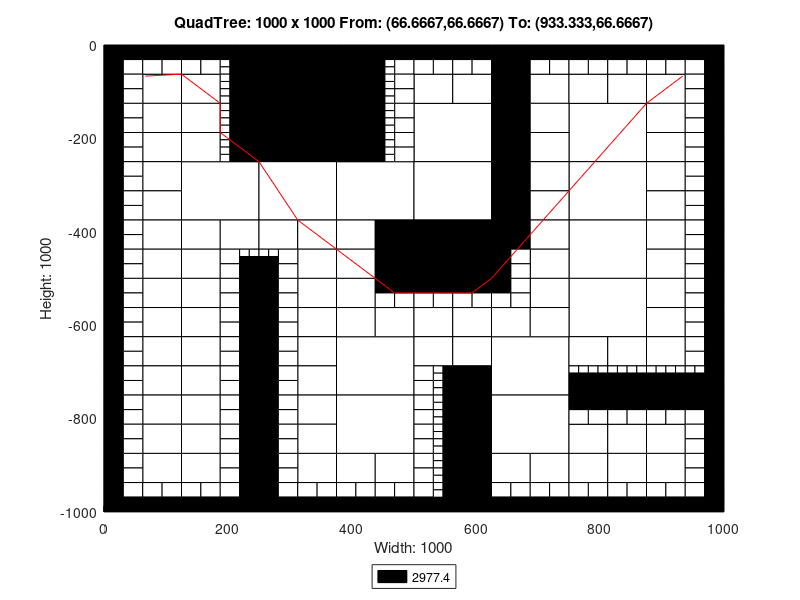

The MATLAB source for this figure:
axis([0 1000 -1000 0]);
title('QuadTree: 1000 x 1000 From: (66.6667,66.6667) To: (933.333,66.6667)');
xlabel('Width: 1000');
ylabel('Height: 1000');
rectangle('Position',[250 -125 125 125], 'FaceColor',[0 0 0]);
rectangle('Position',[250 -250 125 125], 'FaceColor',[0 0 0]);
rectangle('Position',[125 -375 125 125], 'FaceColor',[1 1 1]);
rectangle('Position',[250 -375 125 125], 'FaceColor',[1 1 1]);
rectangle('Position',[375 -375 125 125], 'FaceColor',[1 1 1]);
rectangle('Position',[500 -250 125 125], 'FaceColor',[1 1 1]);
rectangle('Position',[750 -250 125 125], 'FaceColor',[1 1 1]);
rectangle('Position',[500 -375 125 125], 'FaceColor',[1 1 1]);
rectangle('Position',[500 -500 125 125], 'FaceColor',[0 0 0]);
rectangle('Position',[750 -375 125 125], 'FaceColor',[1 1 1]);
rectangle('Position',[750 -500 125 125], 'FaceColor',[1 1 1]);
rectangle('Position',[375 -750 125 125], 'FaceColor',[1 1 1]);
rectangle('Position',[375 -875 125 125], 'FaceColor',[1 1 1]);
rectangle('Position',[625 -750 125 125], 'FaceColor',[1 1 1]);
rectangle('Position',[750 -625 125 125], 'FaceColor',[1 1 1]);
rectangle('Position',[625 -875 125 125], 'FaceColor',[1 1 1]);
rectangle('Position',[62.5 -125 62.5 62.5], 'FaceColor',[1 1 1]);
rectangle('Position',[125 -125 62.5 62.5], 'FaceColor',[1 1 1]);
rectangle('Position',[62.5 -187.5 62.5 62.5], 'FaceColor',[1 1 1]);
rectangle('Position',[62.5 -250 62.5 62.5], 'FaceColor',[1 1 1]);
rectangle('Position',[125 -187.5 62.5 62.5], 'FaceColor',[1 1 1]);
rectangle('Position',[125 -250 62.5 62.5], 'FaceColor',[1 1 1]);
rectangle('Position',[375 -62.5 62.5 62.5], 'FaceColor',[0 0 0]);
rectangle('Position',[375 -125 62.5 62.5], 'FaceColor',[0 0 0]);
rectangle('Position',[375 -187.5 62.5 62.5], 'FaceColor',[0 0 0]);
rectangle('Position',[375 -250 62.5 62.5], 'FaceColor',[0 0 0]);
rectangle('Position',[62.5 -312.5 62.5 62.5], 'FaceColor',[1 1 1]);
rectangle('Position',[62.5 -375 62.5 62.5], 'FaceColor',[1 1 1]);
rectangle('Position',[62.5 -437.5 62.5 62.5], 'FaceColor',[1 1 1]);
rectangle('Position',[62.5 -500 62.5 62.5], 'FaceColor',[1 1 1]);
rectangle('Position',[125 -437.5 62.5 62.5], 'FaceColor',[1 1 1]);
rectangle('Position',[187.5 -437.5 62.5 62.5], 'FaceColor',[1 1 1]);
rectangle('Position',[125 -500 62.5 62.5], 'FaceColor',[1 1 1]);
rectangle('Position',[250 -437.5 62.5 62.5], 'FaceColor',[1 1 1]);
rectangle('Position',[312.5 -437.5 62.5 62.5], 'FaceColor',[1 1 1]);
rectangle('Position',[312.5 -500 62.5 62.5], 'FaceColor',[1 1 1]);
rectangle('Position',[375 -437.5 62.5 62.5], 'FaceColor',[1 1 1]);
rectangle('Position',[437.5 -437.5 62.5 62.5], 'FaceColor',[0 0 0]);
rectangle('Position',[375 -500 62.5 62.5], 'FaceColor',[1 1 1]);
rectangle('Position',[437.5 -500 62.5 62.5], 'FaceColor',[0 0 0]);
rectangle('Position',[500 -125 62.5 62.5], 'FaceColor',[1 1 1]);
rectangle('Position',[562.5 -125 62.5 62.5], 'FaceColor',[1 1 1]);
rectangle('Position',[625 -62.5 62.5 62.5], 'FaceColor',[0 0 0]);
rectangle('Position',[625 -125 62.5 62.5], 'FaceColor',[0 0 0]);
rectangle('Position',[687.5 -125 62.5 62.5], 'FaceColor',[1 1 1]);
rectangle('Position',[625 -187.5 62.5 62.5], 'FaceColor',[0 0 0]);
rectangle('Position',[687.5 -187.5 62.5 62.5], 'FaceColor',[1 1 1]);
rectangle('Position',[625 -250 62.5 62.5], 'FaceColor',[0 0 0]);
rectangle('Position',[687.5 -250 62.5 62.5], 'FaceColor',[1 1 1]);
rectangle('Position',[750 -125 62.5 62.5], 'FaceColor',[1 1 1]);
rectangle('Position',[812.5 -125 62.5 62.5], 'FaceColor',[1 1 1]);
rectangle('Position',[875 -125 62.5 62.5], 'FaceColor',[1 1 1]);
rectangle('Position',[875 -187.5 62.5 62.5], 'FaceColor',[1 1 1]);
rectangle('Position',[875 -250 62.5 62.5], 'FaceColor',[1 1 1]);
rectangle('Position',[625 -312.5 62.5 62.5], 'FaceColor',[0 0 0]);
rectangle('Position',[687.5 -312.5 62.5 62.5], 'FaceColor',[1 1 1]);
rectangle('Position',[625 -375 62.5 62.5], 'FaceColor',[0 0 0]);
rectangle('Position',[687.5 -375 62.5 62.5], 'FaceColor',[1 1 1]);
rectangle('Position',[625 -437.5 62.5 62.5], 'FaceColor',[0 0 0]);
rectangle('Position',[687.5 -437.5 62.5 62.5], 'FaceColor',[1 1 1]);
rectangle('Position',[687.5 -500 62.5 62.5], 'FaceColor',[1 1 1]);
rectangle('Position',[875 -312.5 62.5 62.5], 'FaceColor',[1 1 1]);
rectangle('Position',[875 -375 62.5 62.5], 'FaceColor',[1 1 1]);
rectangle('Position',[875 -437.5 62.5 62.5], 'FaceColor',[1 1 1]);
rectangle('Position',[875 -500 62.5 62.5], 'FaceColor',[1 1 1]);
rectangle('Position',[62.5 -562.5 62.5 62.5], 'FaceColor',[1 1 1]);
rectangle('Position',[62.5 -625 62.5 62.5], 'FaceColor',[1 1 1]);
rectangle('Position',[125 -562.5 62.5 62.5], 'FaceColor',[1 1 1]);
rectangle('Position',[125 -625 62.5 62.5], 'FaceColor',[1 1 1]);
rectangle('Position',[62.5 -687.5 62.5 62.5], 'FaceColor',[1 1 1]);
rectangle('Position',[62.5 -750 62.5 62.5], 'FaceColor',[1 1 1]);
rectangle('Position',[125 -687.5 62.5 62.5], 'FaceColor',[1 1 1]);
rectangle('Position',[125 -750 62.5 62.5], 'FaceColor',[1 1 1]);
rectangle('Position',[312.5 -562.5 62.5 62.5], 'FaceColor',[1 1 1]);
rectangle('Position',[312.5 -625 62.5 62.5], 'FaceColor',[1 1 1]);
rectangle('Position',[375 -562.5 62.5 62.5], 'FaceColor',[1 1 1]);
rectangle('Position',[375 -625 62.5 62.5], 'FaceColor',[1 1 1]);
rectangle('Position',[437.5 -625 62.5 62.5], 'FaceColor',[1 1 1]);
rectangle('Position',[312.5 -687.5 62.5 62.5], 'FaceColor',[1 1 1]);
rectangle('Position',[312.5 -750 62.5 62.5], 'FaceColor',[1 1 1]);
rectangle('Position',[62.5 -812.5 62.5 62.5], 'FaceColor',[1 1 1]);
rectangle('Position',[62.5 -875 62.5 62.5], 'FaceColor',[1 1 1]);
rectangle('Position',[125 -812.5 62.5 62.5], 'FaceColor',[1 1 1]);
rectangle('Position',[125 -875 62.5 62.5], 'FaceColor',[1 1 1]);
rectangle('Position',[62.5 -937.5 62.5 62.5], 'FaceColor',[1 1 1]);
rectangle('Position',[125 -937.5 62.5 62.5], 'FaceColor',[1 1 1]);
rectangle('Position',[312.5 -812.5 62.5 62.5], 'FaceColor',[1 1 1]);
rectangle('Position',[312.5 -875 62.5 62.5], 'FaceColor',[1 1 1]);
rectangle('Position',[312.5 -937.5 62.5 62.5], 'FaceColor',[1 1 1]);
rectangle('Position',[375 -937.5 62.5 62.5], 'FaceColor',[1 1 1]);
rectangle('Position',[437.5 -937.5 62.5 62.5], 'FaceColor',[1 1 1]);
rectangle('Position',[500 -625 62.5 62.5], 'FaceColor',[1 1 1]);
rectangle('Position',[562.5 -625 62.5 62.5], 'FaceColor',[1 1 1]);
rectangle('Position',[687.5 -562.5 62.5 62.5], 'FaceColor',[1 1 1]);
rectangle('Position',[625 -625 62.5 62.5], 'FaceColor',[1 1 1]);
rectangle('Position',[687.5 -625 62.5 62.5], 'FaceColor',[1 1 1]);
rectangle('Position',[500 -687.5 62.5 62.5], 'FaceColor',[1 1 1]);
rectangle('Position',[562.5 -687.5 62.5 62.5], 'FaceColor',[1 1 1]);
rectangle('Position',[562.5 -750 62.5 62.5], 'FaceColor',[0 0 0]);
rectangle('Position',[875 -562.5 62.5 62.5], 'FaceColor',[1 1 1]);
rectangle('Position',[875 -625 62.5 62.5], 'FaceColor',[1 1 1]);
rectangle('Position',[750 -687.5 62.5 62.5], 'FaceColor',[1 1 1]);
rectangle('Position',[812.5 -687.5 62.5 62.5], 'FaceColor',[1 1 1]);
rectangle('Position',[875 -687.5 62.5 62.5], 'FaceColor',[1 1 1]);
rectangle('Position',[562.5 -812.5 62.5 62.5], 'FaceColor',[0 0 0]);
rectangle('Position',[562.5 -875 62.5 62.5], 'FaceColor',[0 0 0]);
rectangle('Position',[562.5 -937.5 62.5 62.5], 'FaceColor',[0 0 0]);
rectangle('Position',[562.5 -1000 62.5 62.5], 'FaceColor',[0 0 0]);
rectangle('Position',[625 -937.5 62.5 62.5], 'FaceColor',[1 1 1]);
rectangle('Position',[687.5 -937.5 62.5 62.5], 'FaceColor',[1 1 1]);
rectangle('Position',[750 -875 62.5 62.5], 'FaceColor',[1 1 1]);
rectangle('Position',[812.5 -875 62.5 62.5], 'FaceColor',[1 1 1]);
rectangle('Position',[875 -875 62.5 62.5], 'FaceColor',[1 1 1]);
rectangle('Position',[750 -937.5 62.5 62.5], 'FaceColor',[1 1 1]);
rectangle('Position',[812.5 -937.5 62.5 62.5], 'FaceColor',[1 1 1]);
rectangle('Position',[875 -937.5 62.5 62.5], 'FaceColor',[1 1 1]);
rectangle('Position',[0 -31.25 31.25 31.25], 'FaceColor',[0 0 0]);
rectangle('Position',[31.25 -31.25 31.25 31.25], 'FaceColor',[0 0 0]);
rectangle('Position',[0 -62.5 31.25 31.25], 'FaceColor',[0 0 0]);
rectangle('Position',[31.25 -62.5 31.25 31.25], 'FaceColor',[1 1 1]);
rectangle('Position',[62.5 -31.25 31.25 31.25], 'FaceColor',[0 0 0]);
rectangle('Position',[93.75 -31.25 31.25 31.25], 'FaceColor',[0 0 0]);
rectangle('Position',[62.5 -62.5 31.25 31.25], 'FaceColor',[1 1 1]);
rectangle('Position',[93.75 -62.5 31.25 31.25], 'FaceColor',[1 1 1]);
rectangle('Position',[0 -93.75 31.25 31.25], 'FaceColor',[0 0 0]);
rectangle('Position',[31.25 -93.75 31.25 31.25], 'FaceColor',[1 1 1]);
rectangle('Position',[0 -125 31.25 31.25], 'FaceColor',[0 0 0]);
rectangle('Position',[31.25 -125 31.25 31.25], 'FaceColor',[1 1 1]);
rectangle('Position',[125 -31.25 31.25 31.25], 'FaceColor',[0 0 0]);
rectangle('Position',[156.25 -31.25 31.25 31.25], 'FaceColor',[0 0 0]);
rectangle('Position',[125 -62.5 31.25 31.25], 'FaceColor',[1 1 1]);
rectangle('Position',[156.25 -62.5 31.25 31.25], 'FaceColor',[1 1 1]);
rectangle('Position',[187.5 -31.25 31.25 31.25], 'FaceColor',[0 0 0]);
rectangle('Position',[218.75 -31.25 31.25 31.25], 'FaceColor',[0 0 0]);
rectangle('Position',[218.75 -62.5 31.25 31.25], 'FaceColor',[0 0 0]);
rectangle('Position',[218.75 -93.75 31.25 31.25], 'FaceColor',[0 0 0]);
rectangle('Position',[218.75 -125 31.25 31.25], 'FaceColor',[0 0 0]);
rectangle('Position',[0 -156.25 31.25 31.25], 'FaceColor',[0 0 0]);
rectangle('Position',[31.25 -156.25 31.25 31.25], 'FaceColor',[1 1 1]);
rectangle('Position',[0 -187.5 31.25 31.25], 'FaceColor',[0 0 0]);
rectangle('Position',[31.25 -187.5 31.25 31.25], 'FaceColor',[1 1 1]);
rectangle('Position',[0 -218.75 31.25 31.25], 'FaceColor',[0 0 0]);
rectangle('Position',[31.25 -218.75 31.25 31.25], 'FaceColor',[1 1 1]);
rectangle('Position',[0 -250 31.25 31.25], 'FaceColor',[0 0 0]);
rectangle('Position',[31.25 -250 31.25 31.25], 'FaceColor',[1 1 1]);
rectangle('Position',[218.75 -156.25 31.25 31.25], 'FaceColor',[0 0 0]);
rectangle('Position',[218.75 -187.5 31.25 31.25], 'FaceColor',[0 0 0]);
rectangle('Position',[218.75 -218.75 31.25 31.25], 'FaceColor',[0 0 0]);
rectangle('Position',[218.75 -250 31.25 31.25], 'FaceColor',[0 0 0]);
rectangle('Position',[437.5 -31.25 31.25 31.25], 'FaceColor',[0 0 0]);
rectangle('Position',[468.75 -31.25 31.25 31.25], 'FaceColor',[0 0 0]);
rectangle('Position',[468.75 -62.5 31.25 31.25], 'FaceColor',[1 1 1]);
rectangle('Position',[468.75 -93.75 31.25 31.25], 'FaceColor',[1 1 1]);
rectangle('Position',[468.75 -125 31.25 31.25], 'FaceColor',[1 1 1]);
rectangle('Position',[468.75 -156.25 31.25 31.25], 'FaceColor',[1 1 1]);
rectangle('Position',[468.75 -187.5 31.25 31.25], 'FaceColor',[1 1 1]);
rectangle('Position',[468.75 -218.75 31.25 31.25], 'FaceColor',[1 1 1]);
rectangle('Position',[468.75 -250 31.25 31.25], 'FaceColor',[1 1 1]);
rectangle('Position',[0 -281.25 31.25 31.25], 'FaceColor',[0 0 0]);
rectangle('Position',[31.25 -281.25 31.25 31.25], 'FaceColor',[1 1 1]);
rectangle('Position',[0 -312.5 31.25 31.25], 'FaceColor',[0 0 0]);
rectangle('Position',[31.25 -312.5 31.25 31.25], 'FaceColor',[1 1 1]);
rectangle('Position',[0 -343.75 31.25 31.25], 'FaceColor',[0 0 0]);
rectangle('Position',[31.25 -343.75 31.25 31.25], 'FaceColor',[1 1 1]);
rectangle('Position',[0 -375 31.25 31.25], 'FaceColor',[0 0 0]);
rectangle('Position',[31.25 -375 31.25 31.25], 'FaceColor',[1 1 1]);
rectangle('Position',[0 -406.25 31.25 31.25], 'FaceColor',[0 0 0]);
rectangle('Position',[31.25 -406.25 31.25 31.25], 'FaceColor',[1 1 1]);
rectangle('Position',[0 -437.5 31.25 31.25], 'FaceColor',[0 0 0]);
rectangle('Position',[31.25 -437.5 31.25 31.25], 'FaceColor',[1 1 1]);
rectangle('Position',[0 -468.75 31.25 31.25], 'FaceColor',[0 0 0]);
rectangle('Position',[31.25 -468.75 31.25 31.25], 'FaceColor',[1 1 1]);
rectangle('Position',[0 -500 31.25 31.25], 'FaceColor',[0 0 0]);
rectangle('Position',[31.25 -500 31.25 31.25], 'FaceColor',[1 1 1]);
rectangle('Position',[187.5 -468.75 31.25 31.25], 'FaceColor',[1 1 1]);
rectangle('Position',[187.5 -500 31.25 31.25], 'FaceColor',[1 1 1]);
rectangle('Position',[218.75 -500 31.25 31.25], 'FaceColor',[0 0 0]);
rectangle('Position',[281.25 -468.75 31.25 31.25], 'FaceColor',[1 1 1]);
rectangle('Position',[250 -500 31.25 31.25], 'FaceColor',[0 0 0]);
rectangle('Position',[281.25 -500 31.25 31.25], 'FaceColor',[1 1 1]);
rectangle('Position',[500 -31.25 31.25 31.25], 'FaceColor',[0 0 0]);
rectangle('Position',[531.25 -31.25 31.25 31.25], 'FaceColor',[0 0 0]);
rectangle('Position',[500 -62.5 31.25 31.25], 'FaceColor',[1 1 1]);
rectangle('Position',[531.25 -62.5 31.25 31.25], 'FaceColor',[1 1 1]);
rectangle('Position',[562.5 -31.25 31.25 31.25], 'FaceColor',[0 0 0]);
rectangle('Position',[593.75 -31.25 31.25 31.25], 'FaceColor',[0 0 0]);
rectangle('Position',[562.5 -62.5 31.25 31.25], 'FaceColor',[1 1 1]);
rectangle('Position',[593.75 -62.5 31.25 31.25], 'FaceColor',[1 1 1]);
rectangle('Position',[687.5 -31.25 31.25 31.25], 'FaceColor',[0 0 0]);
rectangle('Position',[718.75 -31.25 31.25 31.25], 'FaceColor',[0 0 0]);
rectangle('Position',[687.5 -62.5 31.25 31.25], 'FaceColor',[1 1 1]);
rectangle('Position',[718.75 -62.5 31.25 31.25], 'FaceColor',[1 1 1]);
rectangle('Position',[750 -31.25 31.25 31.25], 'FaceColor',[0 0 0]);
rectangle('Position',[781.25 -31.25 31.25 31.25], 'FaceColor',[0 0 0]);
rectangle('Position',[750 -62.5 31.25 31.25], 'FaceColor',[1 1 1]);
rectangle('Position',[781.25 -62.5 31.25 31.25], 'FaceColor',[1 1 1]);
rectangle('Position',[812.5 -31.25 31.25 31.25], 'FaceColor',[0 0 0]);
rectangle('Position',[843.75 -31.25 31.25 31.25], 'FaceColor',[0 0 0]);
rectangle('Position',[812.5 -62.5 31.25 31.25], 'FaceColor',[1 1 1]);
rectangle('Position',[843.75 -62.5 31.25 31.25], 'FaceColor',[1 1 1]);
rectangle('Position',[875 -31.25 31.25 31.25], 'FaceColor',[0 0 0]);
rectangle('Position',[906.25 -31.25 31.25 31.25], 'FaceColor',[0 0 0]);
rectangle('Position',[875 -62.5 31.25 31.25], 'FaceColor',[1 1 1]);
rectangle('Position',[906.25 -62.5 31.25 31.25], 'FaceColor',[1 1 1]);
rectangle('Position',[937.5 -31.25 31.25 31.25], 'FaceColor',[0 0 0]);
rectangle('Position',[968.75 -31.25 31.25 31.25], 'FaceColor',[0 0 0]);
rectangle('Position',[937.5 -62.5 31.25 31.25], 'FaceColor',[1 1 1]);
rectangle('Position',[968.75 -62.5 31.25 31.25], 'FaceColor',[0 0 0]);
rectangle('Position',[937.5 -93.75 31.25 31.25], 'FaceColor',[1 1 1]);
rectangle('Position',[968.75 -93.75 31.25 31.25], 'FaceColor',[0 0 0]);
rectangle('Position',[937.5 -125 31.25 31.25], 'FaceColor',[1 1 1]);
rectangle('Position',[968.75 -125 31.25 31.25], 'FaceColor',[0 0 0]);
rectangle('Position',[937.5 -156.25 31.25 31.25], 'FaceColor',[1 1 1]);
rectangle('Position',[968.75 -156.25 31.25 31.25], 'FaceColor',[0 0 0]);
rectangle('Position',[937.5 -187.5 31.25 31.25], 'FaceColor',[1 1 1]);
rectangle('Position',[968.75 -187.5 31.25 31.25], 'FaceColor',[0 0 0]);
rectangle('Position',[937.5 -218.75 31.25 31.25], 'FaceColor',[1 1 1]);
rectangle('Position',[968.75 -218.75 31.25 31.25], 'FaceColor',[0 0 0]);
rectangle('Position',[937.5 -250 31.25 31.25], 'FaceColor',[1 1 1]);
rectangle('Position',[968.75 -250 31.25 31.25], 'FaceColor',[0 0 0]);
rectangle('Position',[625 -468.75 31.25 31.25], 'FaceColor',[0 0 0]);
rectangle('Position',[656.25 -468.75 31.25 31.25], 'FaceColor',[1 1 1]);
rectangle('Position',[625 -500 31.25 31.25], 'FaceColor',[0 0 0]);
rectangle('Position',[656.25 -500 31.25 31.25], 'FaceColor',[1 1 1]);
rectangle('Position',[937.5 -281.25 31.25 31.25], 'FaceColor',[1 1 1]);
rectangle('Position',[968.75 -281.25 31.25 31.25], 'FaceColor',[0 0 0]);
rectangle('Position',[937.5 -312.5 31.25 31.25], 'FaceColor',[1 1 1]);
rectangle('Position',[968.75 -312.5 31.25 31.25], 'FaceColor',[0 0 0]);
rectangle('Position',[937.5 -343.75 31.25 31.25], 'FaceColor',[1 1 1]);
rectangle('Position',[968.75 -343.75 31.25 31.25], 'FaceColor',[0 0 0]);
rectangle('Position',[937.5 -375 31.25 31.25], 'FaceColor',[1 1 1]);
rectangle('Position',[968.75 -375 31.25 31.25], 'FaceColor',[0 0 0]);
rectangle('Position',[937.5 -406.25 31.25 31.25], 'FaceColor',[1 1 1]);
rectangle('Position',[968.75 -406.25 31.25 31.25], 'FaceColor',[0 0 0]);
rectangle('Position',[937.5 -437.5 31.25 31.25], 'FaceColor',[1 1 1]);
rectangle('Position',[968.75 -437.5 31.25 31.25], 'FaceColor',[0 0 0]);
rectangle('Position',[937.5 -468.75 31.25 31.25], 'FaceColor',[1 1 1]);
rectangle('Position',[968.75 -468.75 31.25 31.25], 'FaceColor',[0 0 0]);
rectangle('Position',[937.5 -500 31.25 31.25], 'FaceColor',[1 1 1]);
rectangle('Position',[968.75 -500 31.25 31.25], 'FaceColor',[0 0 0]);
rectangle('Position',[0 -531.25 31.25 31.25], 'FaceColor',[0 0 0]);
rectangle('Position',[31.25 -531.25 31.25 31.25], 'FaceColor',[1 1 1]);
rectangle('Position',[0 -562.5 31.25 31.25], 'FaceColor',[0 0 0]);
rectangle('Position',[31.25 -562.5 31.25 31.25], 'FaceColor',[1 1 1]);
rectangle('Position',[0 -593.75 31.25 31.25], 'FaceColor',[0 0 0]);
rectangle('Position',[31.25 -593.75 31.25 31.25], 'FaceColor',[1 1 1]);
rectangle('Position',[0 -625 31.25 31.25], 'FaceColor',[0 0 0]);
rectangle('Position',[31.25 -625 31.25 31.25], 'FaceColor',[1 1 1]);
rectangle('Position',[187.5 -531.25 31.25 31.25], 'FaceColor',[1 1 1]);
rectangle('Position',[218.75 -531.25 31.25 31.25], 'FaceColor',[0 0 0]);
rectangle('Position',[187.5 -562.5 31.25 31.25], 'FaceColor',[1 1 1]);
rectangle('Position',[218.75 -562.5 31.25 31.25], 'FaceColor',[0 0 0]);
rectangle('Position',[187.5 -593.75 31.25 31.25], 'FaceColor',[1 1 1]);
rectangle('Position',[218.75 -593.75 31.25 31.25], 'FaceColor',[0 0 0]);
rectangle('Position',[187.5 -625 31.25 31.25], 'FaceColor',[1 1 1]);
rectangle('Position',[218.75 -625 31.25 31.25], 'FaceColor',[0 0 0]);
rectangle('Position',[0 -656.25 31.25 31.25], 'FaceColor',[0 0 0]);
rectangle('Position',[31.25 -656.25 31.25 31.25], 'FaceColor',[1 1 1]);
rectangle('Position',[0 -687.5 31.25 31.25], 'FaceColor',[0 0 0]);
rectangle('Position',[31.25 -687.5 31.25 31.25], 'FaceColor',[1 1 1]);
rectangle('Position',[0 -718.75 31.25 31.25], 'FaceColor',[0 0 0]);
rectangle('Position',[31.25 -718.75 31.25 31.25], 'FaceColor',[1 1 1]);
rectangle('Position',[0 -750 31.25 31.25], 'FaceColor',[0 0 0]);
rectangle('Position',[31.25 -750 31.25 31.25], 'FaceColor',[1 1 1]);
rectangle('Position',[187.5 -656.25 31.25 31.25], 'FaceColor',[1 1 1]);
rectangle('Position',[218.75 -656.25 31.25 31.25], 'FaceColor',[0 0 0]);
rectangle('Position',[187.5 -687.5 31.25 31.25], 'FaceColor',[1 1 1]);
rectangle('Position',[218.75 -687.5 31.25 31.25], 'FaceColor',[0 0 0]);
rectangle('Position',[187.5 -718.75 31.25 31.25], 'FaceColor',[1 1 1]);
rectangle('Position',[218.75 -718.75 31.25 31.25], 'FaceColor',[0 0 0]);
rectangle('Position',[187.5 -750 31.25 31.25], 'FaceColor',[1 1 1]);
rectangle('Position',[218.75 -750 31.25 31.25], 'FaceColor',[0 0 0]);
rectangle('Position',[250 -531.25 31.25 31.25], 'FaceColor',[0 0 0]);
rectangle('Position',[281.25 -531.25 31.25 31.25], 'FaceColor',[1 1 1]);
rectangle('Position',[250 -562.5 31.25 31.25], 'FaceColor',[0 0 0]);
rectangle('Position',[281.25 -562.5 31.25 31.25], 'FaceColor',[1 1 1]);
rectangle('Position',[250 -593.75 31.25 31.25], 'FaceColor',[0 0 0]);
rectangle('Position',[281.25 -593.75 31.25 31.25], 'FaceColor',[1 1 1]);
rectangle('Position',[250 -625 31.25 31.25], 'FaceColor',[0 0 0]);
rectangle('Position',[281.25 -625 31.25 31.25], 'FaceColor',[1 1 1]);
rectangle('Position',[437.5 -531.25 31.25 31.25], 'FaceColor',[0 0 0]);
rectangle('Position',[468.75 -531.25 31.25 31.25], 'FaceColor',[0 0 0]);
rectangle('Position',[437.5 -562.5 31.25 31.25], 'FaceColor',[1 1 1]);
rectangle('Position',[468.75 -562.5 31.25 31.25], 'FaceColor',[1 1 1]);
rectangle('Position',[250 -656.25 31.25 31.25], 'FaceColor',[0 0 0]);
rectangle('Position',[281.25 -656.25 31.25 31.25], 'FaceColor',[1 1 1]);
rectangle('Position',[250 -687.5 31.25 31.25], 'FaceColor',[0 0 0]);
rectangle('Position',[281.25 -687.5 31.25 31.25], 'FaceColor',[1 1 1]);
rectangle('Position',[250 -718.75 31.25 31.25], 'FaceColor',[0 0 0]);
rectangle('Position',[281.25 -718.75 31.25 31.25], 'FaceColor',[1 1 1]);
rectangle('Position',[250 -750 31.25 31.25], 'FaceColor',[0 0 0]);
rectangle('Position',[281.25 -750 31.25 31.25], 'FaceColor',[1 1 1]);
rectangle('Position',[0 -781.25 31.25 31.25], 'FaceColor',[0 0 0]);
rectangle('Position',[31.25 -781.25 31.25 31.25], 'FaceColor',[1 1 1]);
rectangle('Position',[0 -812.5 31.25 31.25], 'FaceColor',[0 0 0]);
rectangle('Position',[31.25 -812.5 31.25 31.25], 'FaceColor',[1 1 1]);
rectangle('Position',[0 -843.75 31.25 31.25], 'FaceColor',[0 0 0]);
rectangle('Position',[31.25 -843.75 31.25 31.25], 'FaceColor',[1 1 1]);
rectangle('Position',[0 -875 31.25 31.25], 'FaceColor',[0 0 0]);
rectangle('Position',[31.25 -875 31.25 31.25], 'FaceColor',[1 1 1]);
rectangle('Position',[187.5 -781.25 31.25 31.25], 'FaceColor',[1 1 1]);
rectangle('Position',[218.75 -781.25 31.25 31.25], 'FaceColor',[0 0 0]);
rectangle('Position',[187.5 -812.5 31.25 31.25], 'FaceColor',[1 1 1]);
rectangle('Position',[218.75 -812.5 31.25 31.25], 'FaceColor',[0 0 0]);
rectangle('Position',[187.5 -843.75 31.25 31.25], 'FaceColor',[1 1 1]);
rectangle('Position',[218.75 -843.75 31.25 31.25], 'FaceColor',[0 0 0]);
rectangle('Position',[187.5 -875 31.25 31.25], 'FaceColor',[1 1 1]);
rectangle('Position',[218.75 -875 31.25 31.25], 'FaceColor',[0 0 0]);
rectangle('Position',[0 -906.25 31.25 31.25], 'FaceColor',[0 0 0]);
rectangle('Position',[31.25 -906.25 31.25 31.25], 'FaceColor',[1 1 1]);
rectangle('Position',[0 -937.5 31.25 31.25], 'FaceColor',[0 0 0]);
rectangle('Position',[31.25 -937.5 31.25 31.25], 'FaceColor',[1 1 1]);
rectangle('Position',[0 -968.75 31.25 31.25], 'FaceColor',[0 0 0]);
rectangle('Position',[31.25 -968.75 31.25 31.25], 'FaceColor',[1 1 1]);
rectangle('Position',[0 -1000 31.25 31.25], 'FaceColor',[0 0 0]);
rectangle('Position',[31.25 -1000 31.25 31.25], 'FaceColor',[0 0 0]);
rectangle('Position',[62.5 -968.75 31.25 31.25], 'FaceColor',[1 1 1]);
rectangle('Position',[93.75 -968.75 31.25 31.25], 'FaceColor',[1 1 1]);
rectangle('Position',[62.5 -1000 31.25 31.25], 'FaceColor',[0 0 0]);
rectangle('Position',[93.75 -1000 31.25 31.25], 'FaceColor',[0 0 0]);
rectangle('Position',[187.5 -906.25 31.25 31.25], 'FaceColor',[1 1 1]);
rectangle('Position',[218.75 -906.25 31.25 31.25], 'FaceColor',[0 0 0]);
rectangle('Position',[187.5 -937.5 31.25 31.25], 'FaceColor',[1 1 1]);
rectangle('Position',[218.75 -937.5 31.25 31.25], 'FaceColor',[0 0 0]);
rectangle('Position',[125 -968.75 31.25 31.25], 'FaceColor',[1 1 1]);
rectangle('Position',[156.25 -968.75 31.25 31.25], 'FaceColor',[1 1 1]);
rectangle('Position',[125 -1000 31.25 31.25], 'FaceColor',[0 0 0]);
rectangle('Position',[156.25 -1000 31.25 31.25], 'FaceColor',[0 0 0]);
rectangle('Position',[187.5 -968.75 31.25 31.25], 'FaceColor',[1 1 1]);
rectangle('Position',[218.75 -968.75 31.25 31.25], 'FaceColor',[0 0 0]);
rectangle('Position',[187.5 -1000 31.25 31.25], 'FaceColor',[0 0 0]);
rectangle('Position',[218.75 -1000 31.25 31.25], 'FaceColor',[0 0 0]);
rectangle('Position',[250 -781.25 31.25 31.25], 'FaceColor',[0 0 0]);
rectangle('Position',[281.25 -781.25 31.25 31.25], 'FaceColor',[1 1 1]);
rectangle('Position',[250 -812.5 31.25 31.25], 'FaceColor',[0 0 0]);
rectangle('Position',[281.25 -812.5 31.25 31.25], 'FaceColor',[1 1 1]);
rectangle('Position',[250 -843.75 31.25 31.25], 'FaceColor',[0 0 0]);
rectangle('Position',[281.25 -843.75 31.25 31.25], 'FaceColor',[1 1 1]);
rectangle('Position',[250 -875 31.25 31.25], 'FaceColor',[0 0 0]);
rectangle('Position',[281.25 -875 31.25 31.25], 'FaceColor',[1 1 1]);
rectangle('Position',[250 -906.25 31.25 31.25], 'FaceColor',[0 0 0]);
rectangle('Position',[281.25 -906.25 31.25 31.25], 'FaceColor',[1 1 1]);
rectangle('Position',[250 -937.5 31.25 31.25], 'FaceColor',[0 0 0]);
rectangle('Position',[281.25 -937.5 31.25 31.25], 'FaceColor',[1 1 1]);
rectangle('Position',[250 -968.75 31.25 31.25], 'FaceColor',[0 0 0]);
rectangle('Position',[281.25 -968.75 31.25 31.25], 'FaceColor',[1 1 1]);
rectangle('Position',[250 -1000 31.25 31.25], 'FaceColor',[0 0 0]);
rectangle('Position',[281.25 -1000 31.25 31.25], 'FaceColor',[0 0 0]);
rectangle('Position',[312.5 -968.75 31.25 31.25], 'FaceColor',[1 1 1]);
rectangle('Position',[343.75 -968.75 31.25 31.25], 'FaceColor',[1 1 1]);
rectangle('Position',[312.5 -1000 31.25 31.25], 'FaceColor',[0 0 0]);
rectangle('Position',[343.75 -1000 31.25 31.25], 'FaceColor',[0 0 0]);
rectangle('Position',[375 -968.75 31.25 31.25], 'FaceColor',[1 1 1]);
rectangle('Position',[406.25 -968.75 31.25 31.25], 'FaceColor',[1 1 1]);
rectangle('Position',[375 -1000 31.25 31.25], 'FaceColor',[0 0 0]);
rectangle('Position',[406.25 -1000 31.25 31.25], 'FaceColor',[0 0 0]);
rectangle('Position',[437.5 -968.75 31.25 31.25], 'FaceColor',[1 1 1]);
rectangle('Position',[468.75 -968.75 31.25 31.25], 'FaceColor',[1 1 1]);
rectangle('Position',[437.5 -1000 31.25 31.25], 'FaceColor',[0 0 0]);
rectangle('Position',[468.75 -1000 31.25 31.25], 'FaceColor',[0 0 0]);
rectangle('Position',[500 -531.25 31.25 31.25], 'FaceColor',[0 0 0]);
rectangle('Position',[531.25 -531.25 31.25 31.25], 'FaceColor',[0 0 0]);
rectangle('Position',[500 -562.5 31.25 31.25], 'FaceColor',[1 1 1]);
rectangle('Position',[531.25 -562.5 31.25 31.25], 'FaceColor',[1 1 1]);
rectangle('Position',[562.5 -531.25 31.25 31.25], 'FaceColor',[0 0 0]);
rectangle('Position',[593.75 -531.25 31.25 31.25], 'FaceColor',[0 0 0]);
rectangle('Position',[562.5 -562.5 31.25 31.25], 'FaceColor',[1 1 1]);
rectangle('Position',[593.75 -562.5 31.25 31.25], 'FaceColor',[1 1 1]);
rectangle('Position',[625 -531.25 31.25 31.25], 'FaceColor',[0 0 0]);
rectangle('Position',[656.25 -531.25 31.25 31.25], 'FaceColor',[1 1 1]);
rectangle('Position',[625 -562.5 31.25 31.25], 'FaceColor',[1 1 1]);
rectangle('Position',[656.25 -562.5 31.25 31.25], 'FaceColor',[1 1 1]);
rectangle('Position',[500 -718.75 31.25 31.25], 'FaceColor',[1 1 1]);
rectangle('Position',[500 -750 31.25 31.25], 'FaceColor',[1 1 1]);
rectangle('Position',[937.5 -531.25 31.25 31.25], 'FaceColor',[1 1 1]);
rectangle('Position',[968.75 -531.25 31.25 31.25], 'FaceColor',[0 0 0]);
rectangle('Position',[937.5 -562.5 31.25 31.25], 'FaceColor',[1 1 1]);
rectangle('Position',[968.75 -562.5 31.25 31.25], 'FaceColor',[0 0 0]);
rectangle('Position',[937.5 -593.75 31.25 31.25], 'FaceColor',[1 1 1]);
rectangle('Position',[968.75 -593.75 31.25 31.25], 'FaceColor',[0 0 0]);
rectangle('Position',[937.5 -625 31.25 31.25], 'FaceColor',[1 1 1]);
rectangle('Position',[968.75 -625 31.25 31.25], 'FaceColor',[0 0 0]);
rectangle('Position',[750 -750 31.25 31.25], 'FaceColor',[0 0 0]);
rectangle('Position',[781.25 -750 31.25 31.25], 'FaceColor',[0 0 0]);
rectangle('Position',[812.5 -750 31.25 31.25], 'FaceColor',[0 0 0]);
rectangle('Position',[843.75 -750 31.25 31.25], 'FaceColor',[0 0 0]);
rectangle('Position',[937.5 -656.25 31.25 31.25], 'FaceColor',[1 1 1]);
rectangle('Position',[968.75 -656.25 31.25 31.25], 'FaceColor',[0 0 0]);
rectangle('Position',[937.5 -687.5 31.25 31.25], 'FaceColor',[1 1 1]);
rectangle('Position',[968.75 -687.5 31.25 31.25], 'FaceColor',[0 0 0]);
rectangle('Position',[875 -750 31.25 31.25], 'FaceColor',[0 0 0]);
rectangle('Position',[906.25 -750 31.25 31.25], 'FaceColor',[0 0 0]);
rectangle('Position',[968.75 -718.75 31.25 31.25], 'FaceColor',[0 0 0]);
rectangle('Position',[937.5 -750 31.25 31.25], 'FaceColor',[0 0 0]);
rectangle('Position',[968.75 -750 31.25 31.25], 'FaceColor',[0 0 0]);
rectangle('Position',[500 -781.25 31.25 31.25], 'FaceColor',[1 1 1]);
rectangle('Position',[500 -812.5 31.25 31.25], 'FaceColor',[1 1 1]);
rectangle('Position',[500 -843.75 31.25 31.25], 'FaceColor',[1 1 1]);
rectangle('Position',[500 -875 31.25 31.25], 'FaceColor',[1 1 1]);
rectangle('Position',[500 -906.25 31.25 31.25], 'FaceColor',[1 1 1]);
rectangle('Position',[500 -937.5 31.25 31.25], 'FaceColor',[1 1 1]);
rectangle('Position',[500 -968.75 31.25 31.25], 'FaceColor',[1 1 1]);
rectangle('Position',[500 -1000 31.25 31.25], 'FaceColor',[0 0 0]);
rectangle('Position',[531.25 -1000 31.25 31.25], 'FaceColor',[0 0 0]);
rectangle('Position',[625 -968.75 31.25 31.25], 'FaceColor',[1 1 1]);
rectangle('Position',[656.25 -968.75 31.25 31.25], 'FaceColor',[1 1 1]);
rectangle('Position',[625 -1000 31.25 31.25], 'FaceColor',[0 0 0]);
rectangle('Position',[656.25 -1000 31.25 31.25], 'FaceColor',[0 0 0]);
rectangle('Position',[687.5 -968.75 31.25 31.25], 'FaceColor',[1 1 1]);
rectangle('Position',[718.75 -968.75 31.25 31.25], 'FaceColor',[1 1 1]);
rectangle('Position',[687.5 -1000 31.25 31.25], 'FaceColor',[0 0 0]);
rectangle('Position',[718.75 -1000 31.25 31.25], 'FaceColor',[0 0 0]);
rectangle('Position',[750 -781.25 31.25 31.25], 'FaceColor',[0 0 0]);
rectangle('Position',[781.25 -781.25 31.25 31.25], 'FaceColor',[0 0 0]);
rectangle('Position',[750 -812.5 31.25 31.25], 'FaceColor',[1 1 1]);
rectangle('Position',[781.25 -812.5 31.25 31.25], 'FaceColor',[1 1 1]);
rectangle('Position',[812.5 -781.25 31.25 31.25], 'FaceColor',[0 0 0]);
rectangle('Position',[843.75 -781.25 31.25 31.25], 'FaceColor',[0 0 0]);
rectangle('Position',[812.5 -812.5 31.25 31.25], 'FaceColor',[1 1 1]);
rectangle('Position',[843.75 -812.5 31.25 31.25], 'FaceColor',[1 1 1]);
rectangle('Position',[875 -781.25 31.25 31.25], 'FaceColor',[0 0 0]);
rectangle('Position',[906.25 -781.25 31.25 31.25], 'FaceColor',[0 0 0]);
rectangle('Position',[875 -812.5 31.25 31.25], 'FaceColor',[1 1 1]);
rectangle('Position',[906.25 -812.5 31.25 31.25], 'FaceColor',[1 1 1]);
rectangle('Position',[937.5 -781.25 31.25 31.25], 'FaceColor',[0 0 0]);
rectangle('Position',[968.75 -781.25 31.25 31.25], 'FaceColor',[0 0 0]);
rectangle('Position',[937.5 -812.5 31.25 31.25], 'FaceColor',[1 1 1]);
rectangle('Position',[968.75 -812.5 31.25 31.25], 'FaceColor',[0 0 0]);
rectangle('Position',[937.5 -843.75 31.25 31.25], 'FaceColor',[1 1 1]);
rectangle('Position',[968.75 -843.75 31.25 31.25], 'FaceColor',[0 0 0]);
rectangle('Position',[937.5 -875 31.25 31.25], 'FaceColor',[1 1 1]);
rectangle('Position',[968.75 -875 31.25 31.25], 'FaceColor',[0 0 0]);
rectangle('Position',[750 -968.75 31.25 31.25], 'FaceColor',[1 1 1]);
rectangle('Position',[781.25 -968.75 31.25 31.25], 'FaceColor',[1 1 1]);
rectangle('Position',[750 -1000 31.25 31.25], 'FaceColor',[0 0 0]);
rectangle('Position',[781.25 -1000 31.25 31.25], 'FaceColor',[0 0 0]);
rectangle('Position',[812.5 -968.75 31.25 31.25], 'FaceColor',[1 1 1]);
rectangle('Position',[843.75 -968.75 31.25 31.25], 'FaceColor',[1 1 1]);
rectangle('Position',[812.5 -1000 31.25 31.25], 'FaceColor',[0 0 0]);
rectangle('Position',[843.75 -1000 31.25 31.25], 'FaceColor',[0 0 0]);
rectangle('Position',[937.5 -906.25 31.25 31.25], 'FaceColor',[1 1 1]);
rectangle('Position',[968.75 -906.25 31.25 31.25], 'FaceColor',[0 0 0]);
rectangle('Position',[937.5 -937.5 31.25 31.25], 'FaceColor',[1 1 1]);
rectangle('Position',[968.75 -937.5 31.25 31.25], 'FaceColor',[0 0 0]);
rectangle('Position',[875 -968.75 31.25 31.25], 'FaceColor',[1 1 1]);
rectangle('Position',[906.25 -968.75 31.25 31.25], 'FaceColor',[1 1 1]);
rectangle('Position',[875 -1000 31.25 31.25], 'FaceColor',[0 0 0]);
rectangle('Position',[906.25 -1000 31.25 31.25], 'FaceColor',[0 0 0]);
rectangle('Position',[937.5 -968.75 31.25 31.25], 'FaceColor',[1 1 1]);
rectangle('Position',[968.75 -968.75 31.25 31.25], 'FaceColor',[0 0 0]);
rectangle('Position',[937.5 -1000 31.25 31.25], 'FaceColor',[0 0 0]);
rectangle('Position',[968.75 -1000 31.25 31.25], 'FaceColor',[0 0 0]);
rectangle('Position',[187.5 -46.875 15.625 15.625], 'FaceColor',[1 1 1]);
rectangle('Position',[203.125 -46.875 15.625 15.625], 'FaceColor',[0 0 0]);
rectangle('Position',[187.5 -62.5 15.625 15.625], 'FaceColor',[1 1 1]);
rectangle('Position',[203.125 -62.5 15.625 15.625], 'FaceColor',[0 0 0]);
rectangle('Position',[187.5 -78.125 15.625 15.625], 'FaceColor',[1 1 1]);
rectangle('Position',[203.125 -78.125 15.625 15.625], 'FaceColor',[0 0 0]);
rectangle('Position',[187.5 -93.75 15.625 15.625], 'FaceColor',[1 1 1]);
rectangle('Position',[203.125 -93.75 15.625 15.625], 'FaceColor',[0 0 0]);
rectangle('Position',[187.5 -109.375 15.625 15.625], 'FaceColor',[1 1 1]);
rectangle('Position',[203.125 -109.375 15.625 15.625], 'FaceColor',[0 0 0]);
rectangle('Position',[187.5 -125 15.625 15.625], 'FaceColor',[1 1 1]);
rectangle('Position',[203.125 -125 15.625 15.625], 'FaceColor',[0 0 0]);
rectangle('Position',[187.5 -140.625 15.625 15.625], 'FaceColor',[1 1 1]);
rectangle('Position',[203.125 -140.625 15.625 15.625], 'FaceColor',[0 0 0]);
rectangle('Position',[187.5 -156.25 15.625 15.625], 'FaceColor',[1 1 1]);
rectangle('Position',[203.125 -156.25 15.625 15.625], 'FaceColor',[0 0 0]);
rectangle('Position',[187.5 -171.875 15.625 15.625], 'FaceColor',[1 1 1]);
rectangle('Position',[203.125 -171.875 15.625 15.625], 'FaceColor',[0 0 0]);
rectangle('Position',[187.5 -187.5 15.625 15.625], 'FaceColor',[1 1 1]);
rectangle('Position',[203.125 -187.5 15.625 15.625], 'FaceColor',[0 0 0]);
rectangle('Position',[187.5 -203.125 15.625 15.625], 'FaceColor',[1 1 1]);
rectangle('Position',[203.125 -203.125 15.625 15.625], 'FaceColor',[0 0 0]);
rectangle('Position',[187.5 -218.75 15.625 15.625], 'FaceColor',[1 1 1]);
rectangle('Position',[203.125 -218.75 15.625 15.625], 'FaceColor',[0 0 0]);
rectangle('Position',[187.5 -234.375 15.625 15.625], 'FaceColor',[1 1 1]);
rectangle('Position',[203.125 -234.375 15.625 15.625], 'FaceColor',[0 0 0]);
rectangle('Position',[187.5 -250 15.625 15.625], 'FaceColor',[1 1 1]);
rectangle('Position',[203.125 -250 15.625 15.625], 'FaceColor',[0 0 0]);
rectangle('Position',[437.5 -46.875 15.625 15.625], 'FaceColor',[0 0 0]);
rectangle('Position',[453.125 -46.875 15.625 15.625], 'FaceColor',[1 1 1]);
rectangle('Position',[437.5 -62.5 15.625 15.625], 'FaceColor',[0 0 0]);
rectangle('Position',[453.125 -62.5 15.625 15.625], 'FaceColor',[1 1 1]);
rectangle('Position',[437.5 -78.125 15.625 15.625], 'FaceColor',[0 0 0]);
rectangle('Position',[453.125 -78.125 15.625 15.625], 'FaceColor',[1 1 1]);
rectangle('Position',[437.5 -93.75 15.625 15.625], 'FaceColor',[0 0 0]);
rectangle('Position',[453.125 -93.75 15.625 15.625], 'FaceColor',[1 1 1]);
rectangle('Position',[437.5 -109.375 15.625 15.625], 'FaceColor',[0 0 0]);
rectangle('Position',[453.125 -109.375 15.625 15.625], 'FaceColor',[1 1 1]);
rectangle('Position',[437.5 -125 15.625 15.625], 'FaceColor',[0 0 0]);
rectangle('Position',[453.125 -125 15.625 15.625], 'FaceColor',[1 1 1]);
rectangle('Position',[437.5 -140.625 15.625 15.625], 'FaceColor',[0 0 0]);
rectangle('Position',[453.125 -140.625 15.625 15.625], 'FaceColor',[1 1 1]);
rectangle('Position',[437.5 -156.25 15.625 15.625], 'FaceColor',[0 0 0]);
rectangle('Position',[453.125 -156.25 15.625 15.625], 'FaceColor',[1 1 1]);
rectangle('Position',[437.5 -171.875 15.625 15.625], 'FaceColor',[0 0 0]);
rectangle('Position',[453.125 -171.875 15.625 15.625], 'FaceColor',[1 1 1]);
rectangle('Position',[437.5 -187.5 15.625 15.625], 'FaceColor',[0 0 0]);
rectangle('Position',[453.125 -187.5 15.625 15.625], 'FaceColor',[1 1 1]);
rectangle('Position',[437.5 -203.125 15.625 15.625], 'FaceColor',[0 0 0]);
rectangle('Position',[453.125 -203.125 15.625 15.625], 'FaceColor',[1 1 1]);
rectangle('Position',[437.5 -218.75 15.625 15.625], 'FaceColor',[0 0 0]);
rectangle('Position',[453.125 -218.75 15.625 15.625], 'FaceColor',[1 1 1]);
rectangle('Position',[437.5 -234.375 15.625 15.625], 'FaceColor',[0 0 0]);
rectangle('Position',[453.125 -234.375 15.625 15.625], 'FaceColor',[1 1 1]);
rectangle('Position',[437.5 -250 15.625 15.625], 'FaceColor',[0 0 0]);
rectangle('Position',[453.125 -250 15.625 15.625], 'FaceColor',[1 1 1]);
rectangle('Position',[218.75 -453.125 15.625 15.625], 'FaceColor',[1 1 1]);
rectangle('Position',[234.375 -453.125 15.625 15.625], 'FaceColor',[1 1 1]);
rectangle('Position',[218.75 -468.75 15.625 15.625], 'FaceColor',[0 0 0]);
rectangle('Position',[234.375 -468.75 15.625 15.625], 'FaceColor',[0 0 0]);
rectangle('Position',[250 -453.125 15.625 15.625], 'FaceColor',[1 1 1]);
rectangle('Position',[265.625 -453.125 15.625 15.625], 'FaceColor',[1 1 1]);
rectangle('Position',[250 -468.75 15.625 15.625], 'FaceColor',[0 0 0]);
rectangle('Position',[265.625 -468.75 15.625 15.625], 'FaceColor',[0 0 0]);
rectangle('Position',[531.25 -703.125 15.625 15.625], 'FaceColor',[1 1 1]);
rectangle('Position',[546.875 -703.125 15.625 15.625], 'FaceColor',[0 0 0]);
rectangle('Position',[531.25 -718.75 15.625 15.625], 'FaceColor',[1 1 1]);
rectangle('Position',[546.875 -718.75 15.625 15.625], 'FaceColor',[0 0 0]);
rectangle('Position',[531.25 -734.375 15.625 15.625], 'FaceColor',[1 1 1]);
rectangle('Position',[546.875 -734.375 15.625 15.625], 'FaceColor',[0 0 0]);
rectangle('Position',[531.25 -750 15.625 15.625], 'FaceColor',[1 1 1]);
rectangle('Position',[546.875 -750 15.625 15.625], 'FaceColor',[0 0 0]);
rectangle('Position',[750 -703.125 15.625 15.625], 'FaceColor',[1 1 1]);
rectangle('Position',[765.625 -703.125 15.625 15.625], 'FaceColor',[1 1 1]);
rectangle('Position',[750 -718.75 15.625 15.625], 'FaceColor',[0 0 0]);
rectangle('Position',[765.625 -718.75 15.625 15.625], 'FaceColor',[0 0 0]);
rectangle('Position',[781.25 -703.125 15.625 15.625], 'FaceColor',[1 1 1]);
rectangle('Position',[796.875 -703.125 15.625 15.625], 'FaceColor',[1 1 1]);
rectangle('Position',[781.25 -718.75 15.625 15.625], 'FaceColor',[0 0 0]);
rectangle('Position',[796.875 -718.75 15.625 15.625], 'FaceColor',[0 0 0]);
rectangle('Position',[812.5 -703.125 15.625 15.625], 'FaceColor',[1 1 1]);
rectangle('Position',[828.125 -703.125 15.625 15.625], 'FaceColor',[1 1 1]);
rectangle('Position',[812.5 -718.75 15.625 15.625], 'FaceColor',[0 0 0]);
rectangle('Position',[828.125 -718.75 15.625 15.625], 'FaceColor',[0 0 0]);
rectangle('Position',[843.75 -703.125 15.625 15.625], 'FaceColor',[1 1 1]);
rectangle('Position',[859.375 -703.125 15.625 15.625], 'FaceColor',[1 1 1]);
rectangle('Position',[843.75 -718.75 15.625 15.625], 'FaceColor',[0 0 0]);
rectangle('Position',[859.375 -718.75 15.625 15.625], 'FaceColor',[0 0 0]);
rectangle('Position',[875 -703.125 15.625 15.625], 'FaceColor',[1 1 1]);
rectangle('Position',[890.625 -703.125 15.625 15.625], 'FaceColor',[1 1 1]);
rectangle('Position',[875 -718.75 15.625 15.625], 'FaceColor',[0 0 0]);
rectangle('Position',[890.625 -718.75 15.625 15.625], 'FaceColor',[0 0 0]);
rectangle('Position',[906.25 -703.125 15.625 15.625], 'FaceColor',[1 1 1]);
rectangle('Position',[921.875 -703.125 15.625 15.625], 'FaceColor',[1 1 1]);
rectangle('Position',[906.25 -718.75 15.625 15.625], 'FaceColor',[0 0 0]);
rectangle('Position',[921.875 -718.75 15.625 15.625], 'FaceColor',[0 0 0]);
rectangle('Position',[937.5 -703.125 15.625 15.625], 'FaceColor',[1 1 1]);
rectangle('Position',[953.125 -703.125 15.625 15.625], 'FaceColor',[1 1 1]);
rectangle('Position',[937.5 -718.75 15.625 15.625], 'FaceColor',[0 0 0]);
rectangle('Position',[953.125 -718.75 15.625 15.625], 'FaceColor',[0 0 0]);
rectangle('Position',[531.25 -765.625 15.625 15.625], 'FaceColor',[1 1 1]);
rectangle('Position',[546.875 -765.625 15.625 15.625], 'FaceColor',[0 0 0]);
rectangle('Position',[531.25 -781.25 15.625 15.625], 'FaceColor',[1 1 1]);
rectangle('Position',[546.875 -781.25 15.625 15.625], 'FaceColor',[0 0 0]);
rectangle('Position',[531.25 -796.875 15.625 15.625], 'FaceColor',[1 1 1]);
rectangle('Position',[546.875 -796.875 15.625 15.625], 'FaceColor',[0 0 0]);
rectangle('Position',[531.25 -812.5 15.625 15.625], 'FaceColor',[1 1 1]);
rectangle('Position',[546.875 -812.5 15.625 15.625], 'FaceColor',[0 0 0]);
rectangle('Position',[531.25 -828.125 15.625 15.625], 'FaceColor',[1 1 1]);
rectangle('Position',[546.875 -828.125 15.625 15.625], 'FaceColor',[0 0 0]);
rectangle('Position',[531.25 -843.75 15.625 15.625], 'FaceColor',[1 1 1]);
rectangle('Position',[546.875 -843.75 15.625 15.625], 'FaceColor',[0 0 0]);
rectangle('Position',[531.25 -859.375 15.625 15.625], 'FaceColor',[1 1 1]);
rectangle('Position',[546.875 -859.375 15.625 15.625], 'FaceColor',[0 0 0]);
rectangle('Position',[531.25 -875 15.625 15.625], 'FaceColor',[1 1 1]);
rectangle('Position',[546.875 -875 15.625 15.625], 'FaceColor',[0 0 0]);
rectangle('Position',[531.25 -890.625 15.625 15.625], 'FaceColor',[1 1 1]);
rectangle('Position',[546.875 -890.625 15.625 15.625], 'FaceColor',[0 0 0]);
rectangle('Position',[531.25 -906.25 15.625 15.625], 'FaceColor',[1 1 1]);
rectangle('Position',[546.875 -906.25 15.625 15.625], 'FaceColor',[0 0 0]);
rectangle('Position',[531.25 -921.875 15.625 15.625], 'FaceColor',[1 1 1]);
rectangle('Position',[546.875 -921.875 15.625 15.625], 'FaceColor',[0 0 0]);
rectangle('Position',[531.25 -937.5 15.625 15.625], 'FaceColor',[1 1 1]);
rectangle('Position',[546.875 -937.5 15.625 15.625], 'FaceColor',[0 0 0]);
rectangle('Position',[531.25 -953.125 15.625 15.625], 'FaceColor',[1 1 1]);
rectangle('Position',[546.875 -953.125 15.625 15.625], 'FaceColor',[0 0 0]);
rectangle('Position',[531.25 -968.75 15.625 15.625], 'FaceColor',[1 1 1]);
rectangle('Position',[546.875 -968.75 15.625 15.625], 'FaceColor',[0 0 0]);
X=[933.333,933.333,875,750,750,625,625,625,593.75,562.5,531.25,500,468.75,468.75,468.75,437.5,375,312.5,250,187.5,187.5,125,66.6667];
Y=[-66.6667,-66.6667,-125,-312.5,-312.5,-500,-500,-500,-531.25,-531.25,-531.25,-531.25,-531.25,-531.25,-531.25,-500,-437.5,-375,-250,-187.5,-125,-62.5,-66.6667];
hold on;
plot(X,Y,'r');
legend('2977.4','Location','southoutside');
